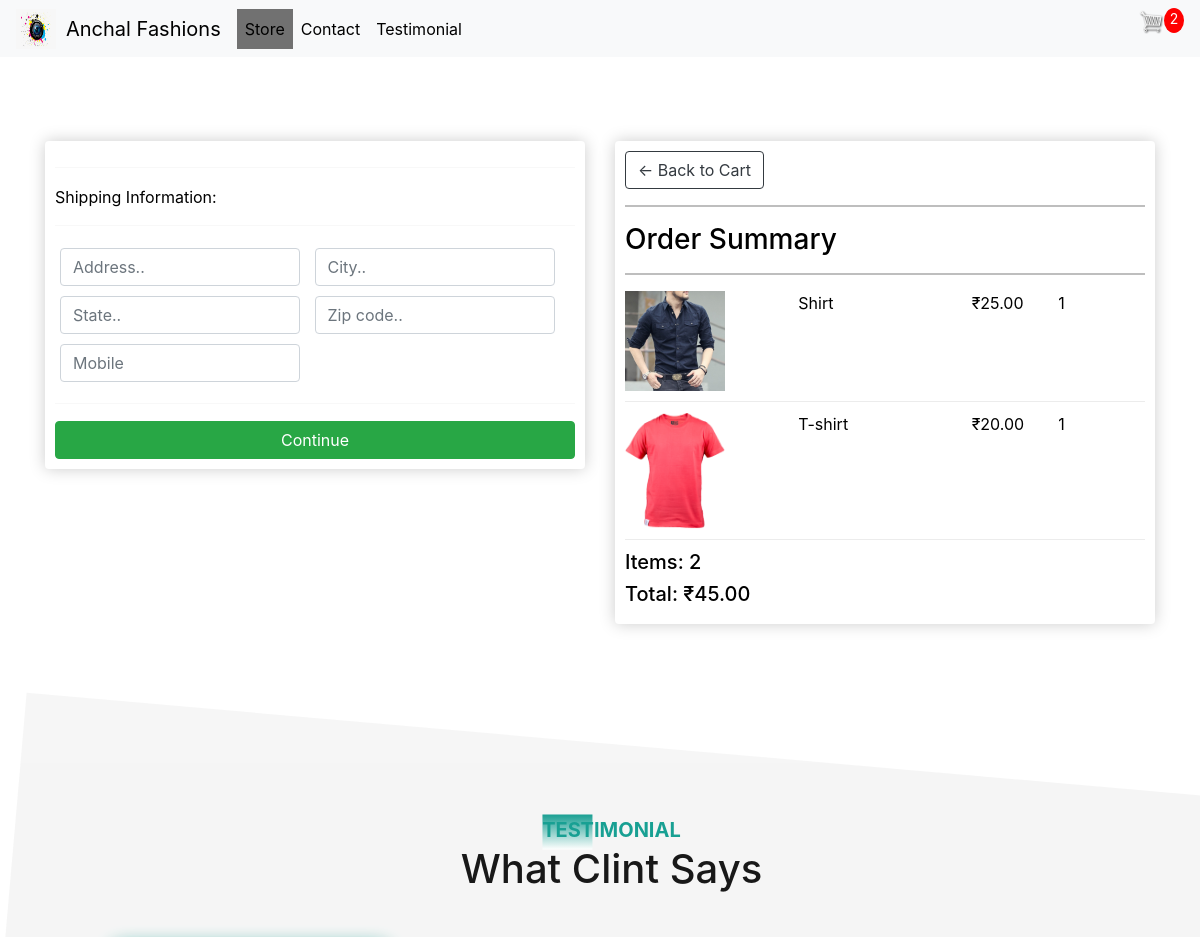
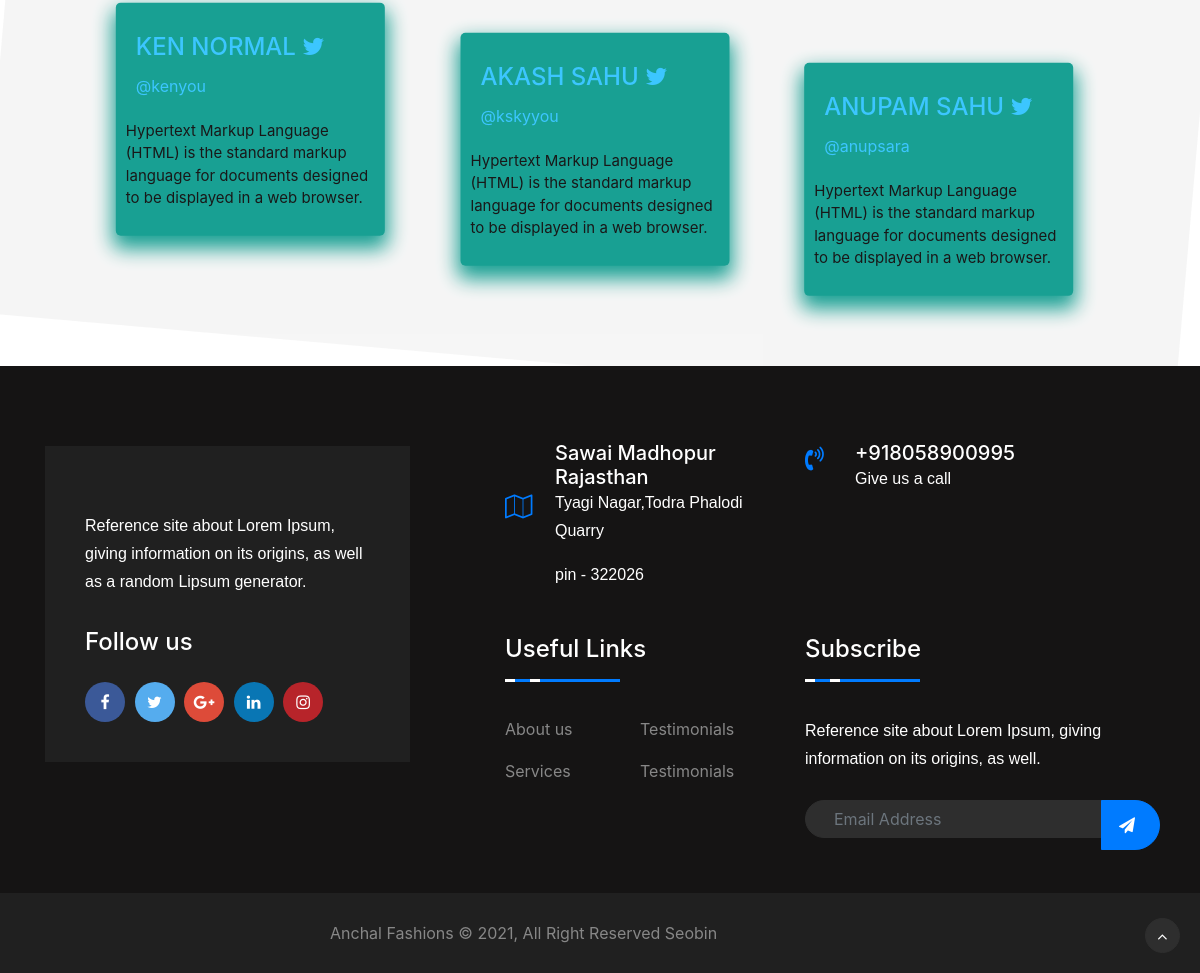
Screenshot of /checkout/ (signed in) with the database file from the repository (2 pictures, top to bottom).
### Store/models.py (models this page shows, shortened)
class OrderItem(models.Model):
    product = models.ForeignKey(Product, on_delete=models.SET_NULL,blank=True,null=True)
    order = models.ForeignKey(Order, on_delete=models.SET_NULL,blank=True,null=True)
    quantity = models.IntegerField(default=0,null=True,blank=True)
    date_added= models.DateTimeField(auto_now_add=True)
    @property
    def get_total(self):
       total = self.product.price * self.quantity
       return total

class Product(models.Model):
    name = models.CharField(max_length=200, null=True)
    price = models.DecimalField(max_digits=7, decimal_places=2)
    digital = models.NullBooleanField(default=False,null = True,blank = True)
    image = models.ImageField(null=True,blank=True)
    @property
    def imageURL(self):
        try:
            url = self.image.url
        except:
            url=''
        return url

class Order(models.Model):
    customer = models.ForeignKey(Customer, on_delete=models.SET_NULL,blank=True,null=True)
    date_orderd= models.DateTimeField(auto_now_add=True)
    complete= models.NullBooleanField(default=False,null = True,blank = True)
    transaction_id = models.CharField(max_length=200, null=True)
    @property
    def shipping(self):
       shipping = False
       orderitems= self.orderitem_set.all()
       for i in orderitems:
           if i.product.digital == False:
               shipping =True
       return shipping
    @property
    def get_cart_total(self):
       orderitems= self.orderitem_set.all()
       total = sum([item.get_total for item in orderitems] )
       return total
    @property
    def get_cart_items(self):
       orderitems= self.orderitem_set.all()
       total = sum([item.quantity for item in orderitems] )
       return total

### Store/views.py (the view)
# urls.py: path('checkout/', views.checkout, name="checkout"),
def checkout(request):
    data = cartData(request)
    cartItems =data['cartItems']
    order = data['order']
    items = data['items']
    context ={'items':items , 'order':order , 'cartItems':cartItems}
    return render(request, 'Store/checkout.html', context)

### Store/utils.py (called while the page is built)
def cartData(request):
    if request.user.is_authenticated:
        customer = request.user.customer
        order, created = Order.objects.get_or_create(customer=customer,complete=False)
        items = order.orderitem_set.all()
        cartItems = order.get_cart_items
    else:
        cookieData = cookieCart(request)
        cartItems =cookieData['cartItems']
        order =cookieData['order']
        items =cookieData['items']
    return {'cartItems': cartItems, 'order':order,'items':items}

### Store/templates/Store/checkout.html (shortened to what this page needs)
{% extends 'store/main.html' %}
{% load static %}
{% block content %}
     <div class="row">
		<div class="col-lg-6">
			<div class="box-element" id="form-wrapper">
				<form id="form">
					<div id="shipping-info">
						<hr>
						<p>Shipping Information:</p>
						<hr>
						<div class="form-field">
							<input class="form-control" type="text" name="address" placeholder="Address..">
						</div>
						<div class="form-field">
							<input class="form-control" type="text" name="city" placeholder="City..">
						</div>
						<div class="form-field">
							<input class="form-control" type="text" name="state" placeholder="State..">
						</div>
						<div class="form-field">
							<input class="form-control" type="text" name="zipcode" placeholder="Zip code..">
						</div>
						<div class="form-field">
							<input class="form-control" type="text" name="country" placeholder="Mobile">
						</div>
					</div>
					<hr>
					<input id="form-button" class="btn btn-success btn-block" type="submit" value="Continue">
				</form>
			</div>
			<br>
		</div>
		<div class="col-lg-6" style="color: black;">
			<div class="box-element">
				<a  class="btn btn-outline-dark" href="{% url 'cart' %}">&#x2190; Back to Cart</a>
				<hr>
				<h3 style="color: black;">Order Summary</h3>
				<hr>
				{% for item in items %}
				<div class="cart-row">
					<div style="flex:2"><img class="row-image" src="{{item.product.imageURL}}"></div>
					<div style="flex:2"><p>{{item.product.name}}</p></div>
					<div style="flex:1"><p><span class="WebRupee">&#x20B9;</span>{{item.product.price}}</p></div>
					<div style="flex:1"><p>{{item.quantity}}</p></div>
				</div>
				{% endfor %}
				<h5>Items: {{order.get_cart_items}}  </h5>
				<h5>Total: <span class="WebRupee">&#x20B9;</span>{{order.get_cart_total|floatformat:2}} </h5>
			</div>
		</div>
	</div>
{% endblock content %}

### static/css/main.css (style rules this page uses)
body { background-color: hsl(0, 0%, 98%); }
h1,h2,h3,h4,h5,h6 { color:hsl(0, 0%, 30%); }
.box-element { box-shadow:hsl(0, 0%, 80%) 0 0 16px; background-color: #fff; border-radius: 4px; padding: 10px; }
.col-lg-4, .col-lg-6, .col-lg-8, .col-lg-12 { margin-top: 10px; }
.btn { border-radius: 0; }
.row-image { width: 100px; }
.form-field { width:250px; display: inline-block; padding: 5px; }
.cart-row { display: flex; align-items: flex-stretch; padding-bottom: 10px; margin-bottom: 10px; border-bottom: 1px solid #ececec; }

### Store/templates/Store/main.html (style rules this page uses)
body { color: green }
p { color: black; }
#third { color: white; background-color: #fff; height: 650px; padding: 0 0 0 0; }
* { box-sizing: border-box; }
body { font-family: Verdana, sans-serif; }
img { vertical-align: middle; }

### rows the page displays
OrderItem: product.imageURL (picture), product.name "Shirt", product.price "25.00", quantity "1"
OrderItem: product.imageURL (picture), product.name "T-shirt", product.price "20.00", quantity "1"
Order: get_cart_items "2", get_cart_total "45.00"

### other values shown
{{ cartItems }} "2"
